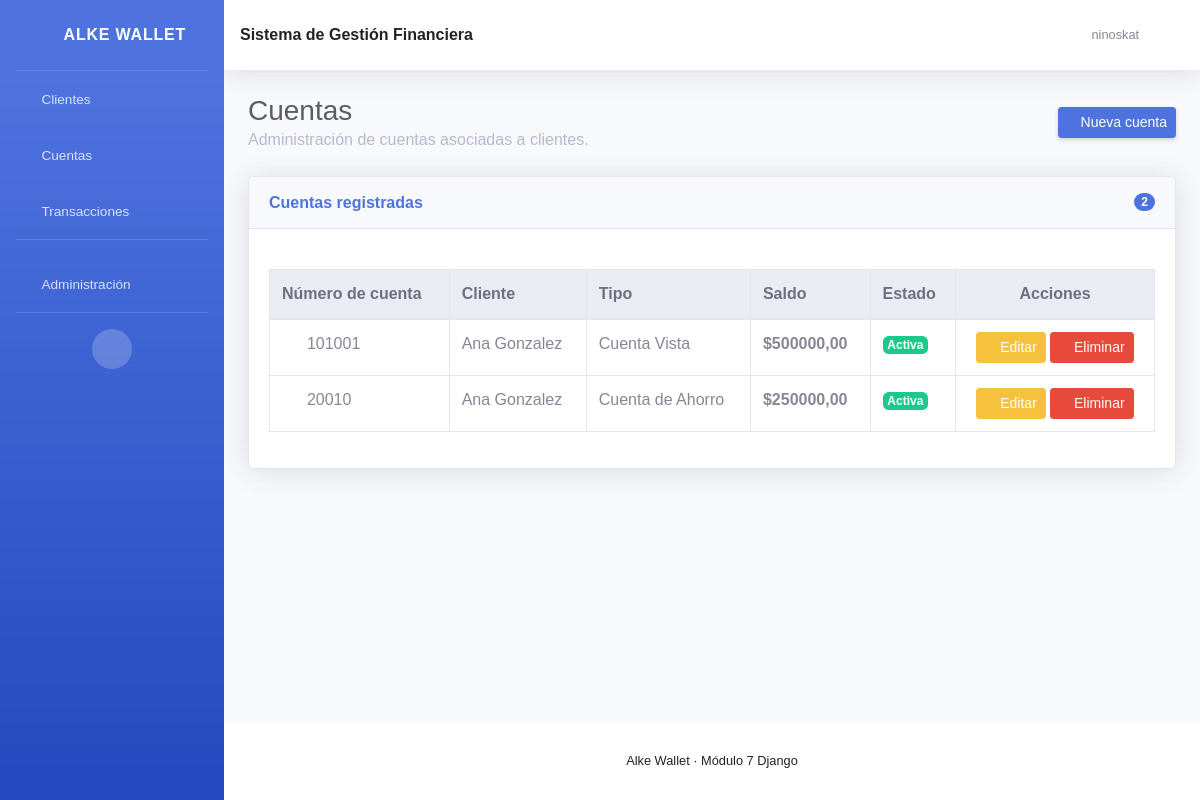
Before: /cuentas/ (signed in) with the older database file.
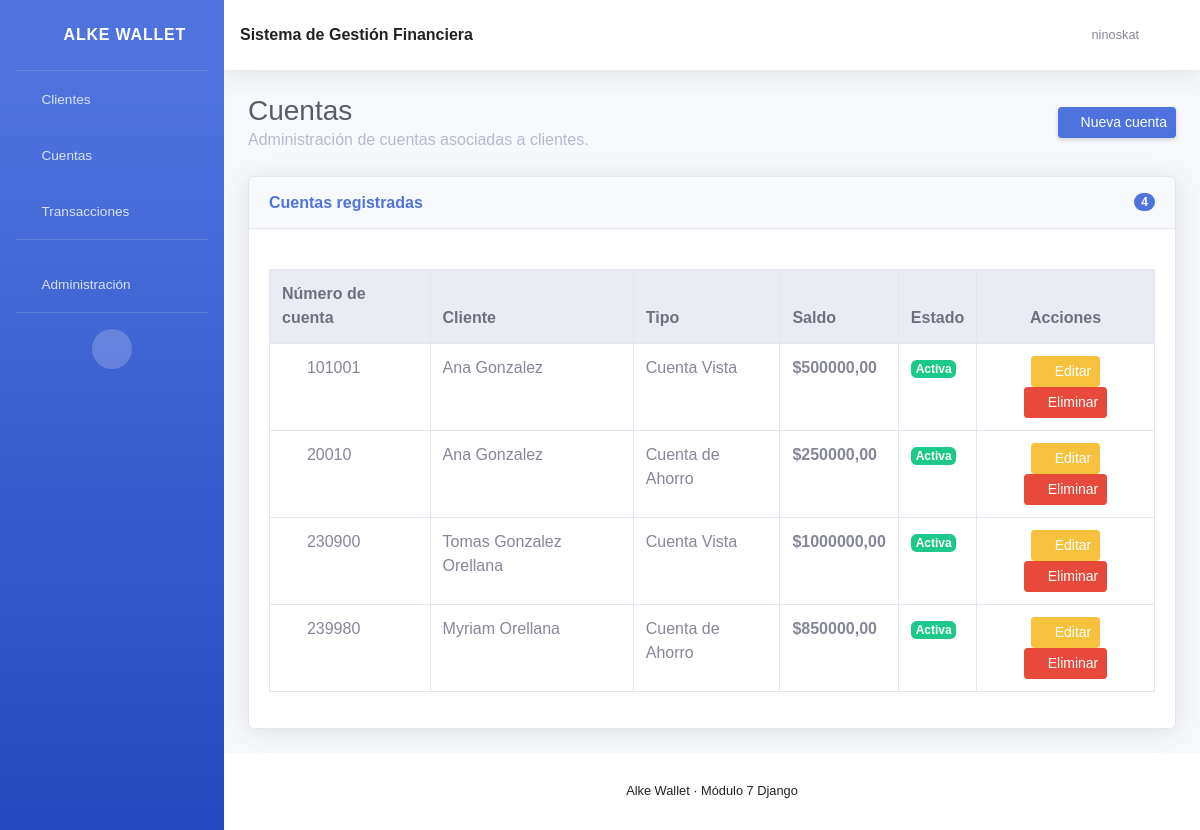
After: the same page with the newer database file.
### gestion/models.py (models this page shows, shortened)
class Cuenta(models.Model):
    TIPOS_CUENTA = [
        ('VISTA', 'Cuenta Vista'),
        ('AHORRO', 'Cuenta de Ahorro'),
    ]
    cliente = models.ForeignKey(
        Cliente,
        on_delete=models.CASCADE,
        related_name='cuentas'
    )
    numero_cuenta = models.CharField(
        max_length=20,
        unique=True
    )
    tipo_cuenta = models.CharField(
        max_length=20,
        choices=TIPOS_CUENTA
    )
    saldo = models.DecimalField(
        max_digits=12,
        decimal_places=2,
        default=0
    )
    activa = models.BooleanField(
        default=True
    )
    fecha_creacion = models.DateTimeField(
        auto_now_add=True
    )

class Cliente(models.Model):
    usuario = models.OneToOneField(
        User,
        on_delete=models.CASCADE,
        null=True,
        blank=True
    )
    nombre = models.CharField(
        max_length=100
    )
    apellido = models.CharField(
        max_length=100
    )
    email = models.EmailField(
        unique=True
    )
    telefono = models.CharField(
        max_length=20,
        blank=True,
        null=True
    )
    fecha_creacion = models.DateTimeField(
        auto_now_add=True
    )

### gestion/views.py (the view)
class CuentaListView(LoginRequiredMixin, ListView):
    model = Cuenta
    template_name = 'gestion/cuentas/lista.html'
    context_object_name = 'cuentas'

### gestion/templates/gestion/cuentas/lista.html (shortened to what this page needs)
{% extends 'gestion/base.html' %}
{% block contenido %}
<div class="d-sm-flex align-items-center justify-content-between mb-4">
    <div>
        <h1 class="h3 mb-0 text-gray-800">
            Cuentas
        </h1>
        <p class="mb-0 text-gray-500">
            Administración de cuentas asociadas a clientes.
        </p>
    </div>
    <a
        href="{% url 'crear_cuenta' %}"
        class="d-none d-sm-inline-block btn btn-sm btn-primary shadow-sm"
    >
        <i class="fas fa-plus fa-sm text-white-50"></i>
        Nueva cuenta
    </a>
</div>
<div class="card shadow mb-4">
    <div class="card-header py-3 d-flex flex-row align-items-center justify-content-between">
        <h6 class="m-0 font-weight-bold text-primary">
            Cuentas registradas
        </h6>
        <span class="badge badge-primary badge-pill">
            {{ cuentas|length }}
        </span>
    </div>
    <div class="card-body">
        <div class="table-responsive">
            <table class="table table-bordered table-hover" width="100%" cellspacing="0">
                <thead class="thead-light">
                    <tr>
                        <th>Número de cuenta</th>
                        <th>Cliente</th>
                        <th>Tipo</th>
                        <th>Saldo</th>
                        <th>Estado</th>
                        <th class="text-center">Acciones</th>
                    </tr>
                </thead>
                <tbody>
                    {% for cuenta in cuentas %}
                    <tr>
                        <td>
                            <i class="fas fa-wallet text-primary mr-2"></i>
                            {{ cuenta.numero_cuenta }}
                        </td>
                        <td>
                            {{ cuenta.cliente.nombre }}
                            {{ cuenta.cliente.apellido }}
                        </td>
                        <td>
                            {{ cuenta.get_tipo_cuenta_display }}
                        </td>
                        <td>
                            <strong>
                                ${{ cuenta.saldo }}
                            </strong>
                        </td>
                        <td>
                            {% if cuenta.activa %}
                                <span class="badge badge-success">
                                    Activa
                                </span>
                            {% else %}
                                <span class="badge badge-secondary">
                                    Inactiva
                                </span>
                            {% endif %}
                        </td>
                        <td class="text-center">
                            <a
                                href="{% url 'editar_cuenta' cuenta.id %}"
                                class="btn btn-sm btn-warning"
                            >
                                <i class="fas fa-edit"></i>
                                Editar
                            </a>
                            <a
                                href="{% url 'eliminar_cuenta' cuenta.id %}"
                                class="btn btn-sm btn-danger"
                            >
                                <i class="fas fa-trash"></i>
                                Eliminar
                            </a>
                        </td>
                    </tr>
                    {% endfor %}
                </tbody>
            </table>
        </div>
    </div>
</div>
{% endblock %}

### gestion/templates/gestion/base.html (shortened to what this page needs)
{% load static %}
<!DOCTYPE html>
<html lang="es">
<head>
    <link
        href="{% static 'gestion/vendor/fontawesome-free/css/all.min.css' %}"
        rel="stylesheet"
        type="text/css"
    >
    <link
        href="{% static 'gestion/css/sb-admin-2.min.css' %}"
        rel="stylesheet"
    >
    <link
        href="{% static 'gestion/css/estilos.css' %}"
        rel="stylesheet"
    >
</head>
<body id="page-top">
<div id="wrapper">
    <ul
        class="navbar-nav bg-gradient-primary sidebar sidebar-dark accordion"
        id="accordionSidebar"
    >
        <a
            class="sidebar-brand d-flex align-items-center justify-content-center"
            href="{% url 'clientes' %}"
        >
            <div class="sidebar-brand-icon rotate-n-15">
                <i class="fas fa-wallet"></i>
            </div>
            <div class="sidebar-brand-text mx-3">
                Alke Wallet
            </div>
        </a>
        <hr class="sidebar-divider my-0">
        <li class="nav-item">
            <a
                class="nav-link"
                href="{% url 'clientes' %}"
            >
                <i class="fas fa-fw fa-users"></i>
                <span>
                    Clientes
                </span>
            </a>
        </li>
        <li class="nav-item">
            <a
                class="nav-link"
                href="{% url 'cuentas' %}"
            >
                <i class="fas fa-fw fa-university"></i>
                <span>
                    Cuentas
                </span>
            </a>
        </li>
        <li class="nav-item">
            <a
                class="nav-link"
                href="{% url 'transacciones' %}"
            >
                <i class="fas fa-fw fa-exchange-alt"></i>
                <span>
                    Transacciones
                </span>
            </a>
        </li>
        <hr class="sidebar-divider">
        {% if user.is_staff %}
        <li class="nav-item">
            <a
                class="nav-link"
                href="/admin/"
            >
                <i class="fas fa-fw fa-cog"></i>
                <span>
                    Administración
                </span>
            </a>
        </li>
        {% endif %}
        <hr class="sidebar-divider d-none d-md-block">
        <div class="text-center d-none d-md-inline">
            <button
                class="rounded-circle border-0"
                id="sidebarToggle"
            ></button>
        </div>
    </ul>
    <div
        id="content-wrapper"
        class="d-flex flex-column"
    >
        <div id="content">
            <nav
                class="navbar navbar-expand navbar-light bg-white topbar mb-4 static-top shadow"
            >
                <div
                    class="d-none d-sm-inline-block"
                >
                    <strong>
                        Sistema de Gestión Financiera
                    </strong>
                </div>
                <ul class="navbar-nav ml-auto">
                    {% if user.is_authenticated %}
                    <li class="nav-item dropdown no-arrow">
                        <a
                            class="nav-link dropdown-toggle"
                            href="#"
                            id="userDropdown"
                            role="button"
                            data-toggle="dropdown"
                            aria-haspopup="true"
                            aria-expanded="false"
                        >
                            <span
                                class="mr-2 d-none d-lg-inline text-gray-600 small"
                            >
                                {{ user.username }}
                            </span>
                            <i
                                class="fas fa-user-circle fa-2x text-gray-400"
                            ></i>
                        </a>
                    </li>
                    {% endif %}
                </ul>
            </nav>
            <div class="container-fluid">
                {% block contenido %}
                {% endblock %}
            </div>
        </div>
        <footer class="sticky-footer bg-white">
            <div class="container my-auto">
                <div class="copyright text-center my-auto">
                    <span>
                        Alke Wallet · Módulo 7 Django
                    </span>
                </div>
            </div>
        </footer>
    </div>
</div>
</body>
</html>

### gestion/static/gestion/css/estilos.css (style rules this page uses)
body { font-family: Arial, sans-serif; margin: 0; background-color: #f4f6f8; color: #222; }
nav { background-color: #0d6efd; padding: 16px 30px; display: flex; align-items: center; gap: 20px; }
nav a { color: white; text-decoration: none; font-weight: bold; }
nav span { color: white; margin-left: auto; }
h1 { color: #1f2937; }
table { width: 100%; border-collapse: collapse; margin-top: 20px; }
th, td { border: 1px solid #d1d5db; padding: 12px; text-align: left; }
th { background-color: #e9ecef; }
a { color: #0d6efd; }
button { background-color: #0d6efd; color: white; border: none; padding: 10px 16px; border-radius: 5px; cursor: pointer; }

Changed rows visible on the page:
added Cuenta: numero_cuenta "230900", cliente.nombre "Tomas", cliente.apellido "Gonzalez Orellana", tipo_cuenta "Cuenta Vista", saldo "1000000,00", activa "Activa"
added Cuenta: numero_cuenta "239980", cliente.nombre "Myriam", cliente.apellido "Orellana", tipo_cuenta "Cuenta de Ahorro", saldo "850000,00", activa "Activa"
Other visible differences:
{{ cuentas|length }}: "2" → "4"
